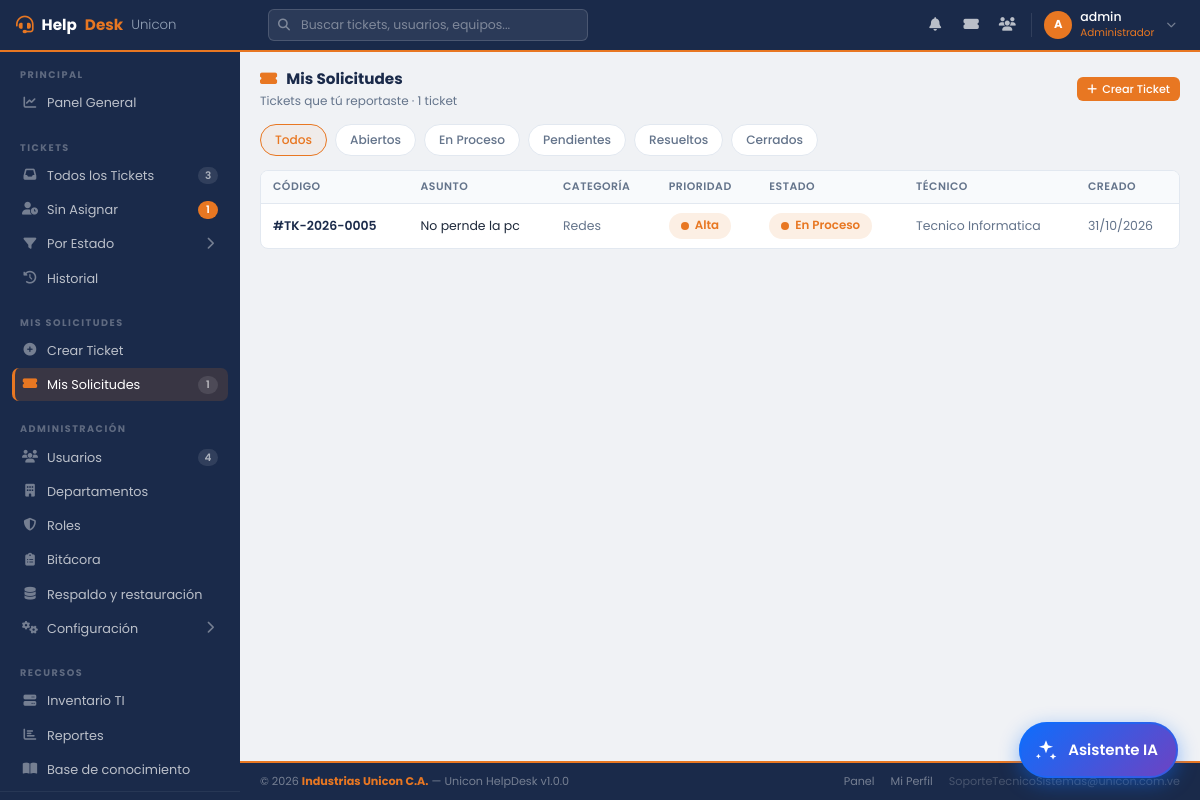
The app's page /admin/mis_tickets.php (signed in), older data.
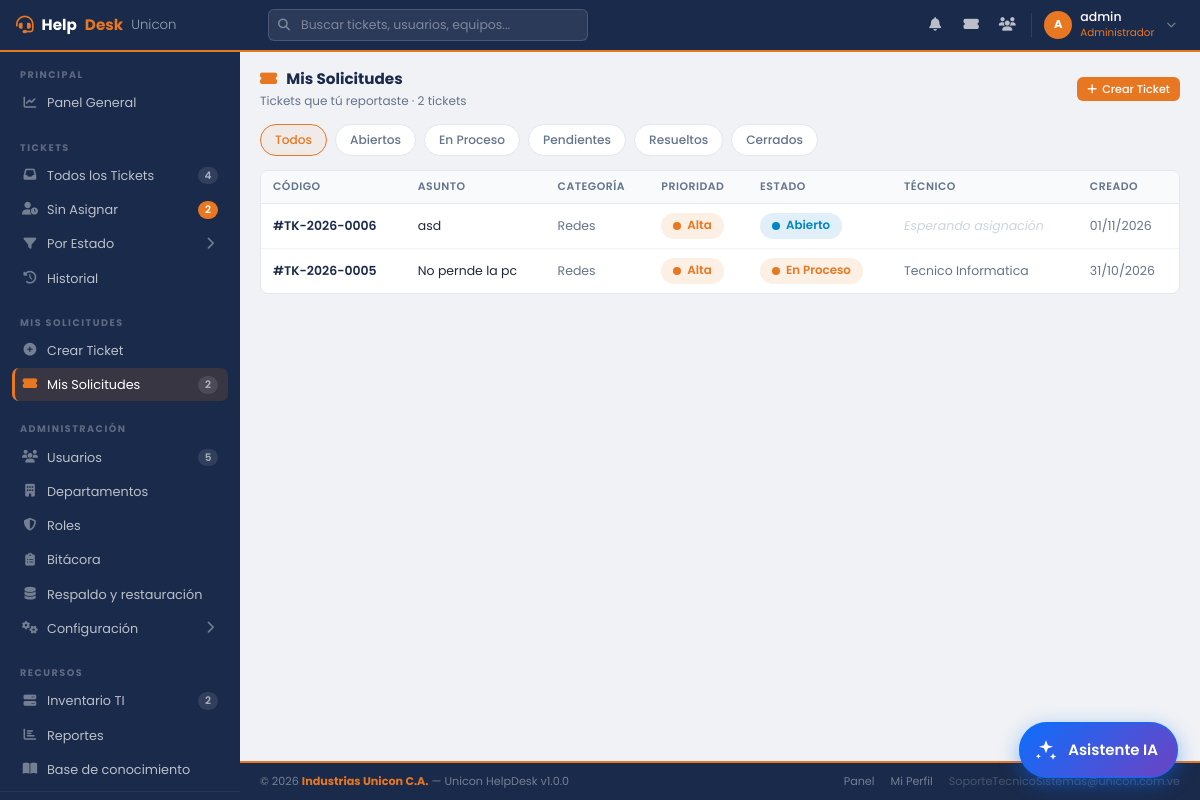
The same page, newer data.
### tables this page shows
CREATE TABLE `tickets` (
  `id_tickets` int(11) NOT NULL AUTO_INCREMENT,
  `codigo_ticket` varchar(20) NOT NULL,
  `asunto` varchar(200) NOT NULL,
  `descripcion` text NOT NULL,
  `fecha_creacion` datetime NOT NULL DEFAULT current_timestamp(),
  `fecha_cierre` datetime DEFAULT NULL,
  `id_usuario_solicitante` int(11) NOT NULL,
  `id_usuario_asignado` int(11) DEFAULT NULL,
  `id_departamento` int(11) NOT NULL,
  `id_categoria` int(11) NOT NULL,
  `id_prioridad` int(11) NOT NULL DEFAULT 2,
  `id_estado` int(11) NOT NULL DEFAULT 1,
  `id_inventario` int(11) DEFAULT NULL,
  `solucion` text DEFAULT NULL,
  `observaciones` text DEFAULT NULL,
  PRIMARY KEY (`id_tickets`),
  UNIQUE KEY `codigo_ticket` (`codigo_ticket`),
  KEY `fecha_creacion` (`fecha_creacion`),
  KEY `fk_ticket_categoria` (`id_categoria`),
  KEY `fk_ticket_usuario_asignado` (`id_usuario_asignado`),
  KEY `fk_ticket_usuario_solicitante` (`id_usuario_solicitante`),
  KEY `fk_ticket_prioridad` (`id_prioridad`),
  KEY `fk_ticket_departamento` (`id_departamento`),
  KEY `id_inventario` (`id_inventario`),
  KEY `id_estado` (`id_estado`),
  CONSTRAINT `fk_ticket_categoria` FOREIGN KEY (`id_categoria`) REFERENCES `categoria_incidencias` (`id_categoria`) ON UPDATE CASCADE,
  CONSTRAINT `fk_ticket_departamento` FOREIGN KEY (`id_departamento`) REFERENCES `departamentos` (`id_departamento`) ON UPDATE CASCADE,
  CONSTRAINT `fk_ticket_estado` FOREIGN KEY (`id_estado`) REFERENCES `estados_ticket` (`id_estado_ticket`) ON UPDATE CASCADE,
  CONSTRAINT `fk_ticket_inventario` FOREIGN KEY (`id_inventario`) REFERENCES `inventario_tecnologico` (`id_inventario`) ON UPDATE CASCADE,
  CONSTRAINT `fk_ticket_prioridad` FOREIGN KEY (`id_prioridad`) REFERENCES `prioridades` (`id_prioridad`) ON UPDATE CASCADE,
  CONSTRAINT `fk_ticket_usuario_asignado` FOREIGN KEY (`id_usuario_asignado`) REFERENCES `usuarios` (`id_usuario`) ON UPDATE CASCADE,
  CONSTRAINT `fk_ticket_usuario_solicitante` FOREIGN KEY (`id_usuario_solicitante`) REFERENCES `usuarios` (`id_usuario`) ON UPDATE CASCADE
);

CREATE TABLE `categoria_incidencias` (
  `id_categoria` int(11) NOT NULL AUTO_INCREMENT,
  `nombre` varchar(80) NOT NULL,
  `descripcion` text DEFAULT NULL,
  `id_prioridad_default` int(11) DEFAULT NULL,
  `estado` enum('activo','inactivo') NOT NULL DEFAULT 'activo',
  PRIMARY KEY (`id_categoria`),
  UNIQUE KEY `nombre` (`nombre`),
  KEY `fk_categoria_prioridad` (`id_prioridad_default`),
  CONSTRAINT `fk_categoria_prioridad` FOREIGN KEY (`id_prioridad_default`) REFERENCES `prioridades` (`id_prioridad`) ON DELETE SET NULL ON UPDATE CASCADE
);

CREATE TABLE `prioridades` (
  `id_prioridad` int(11) NOT NULL AUTO_INCREMENT,
  `nombre` varchar(50) NOT NULL,
  `nivel` int(11) NOT NULL DEFAULT 2,
  `tiempo_respuesta_objetivo` int(11) NOT NULL DEFAULT 2880 COMMENT 'Guardar minutos',
  PRIMARY KEY (`id_prioridad`),
  UNIQUE KEY `nombre` (`nombre`)
);

CREATE TABLE `estados_ticket` (
  `id_estado_ticket` int(11) NOT NULL AUTO_INCREMENT,
  `nombre` varchar(50) NOT NULL,
  `descripcion` text DEFAULT NULL,
  PRIMARY KEY (`id_estado_ticket`),
  UNIQUE KEY `nombre` (`nombre`)
);

CREATE TABLE `usuarios` (
  `id_usuario` int(11) NOT NULL AUTO_INCREMENT,
  `nombres` varchar(100) NOT NULL,
  `apellidos` varchar(100) NOT NULL,
  `correo` varchar(150) NOT NULL,
  `usuario_login` varchar(50) NOT NULL,
  `contraseña` varchar(255) NOT NULL,
  `telefono` varchar(20) DEFAULT NULL,
  `id_departamento` int(11) NOT NULL,
  `id_rol` int(11) NOT NULL DEFAULT 1,
  `estado` enum('activo','inactivo','reposo','pasante','vacaciones','suspendido') NOT NULL DEFAULT 'activo',
  PRIMARY KEY (`id_usuario`),
  UNIQUE KEY `correo` (`correo`),
  UNIQUE KEY `usuario_login` (`usuario_login`),
  KEY `id_departamento` (`id_departamento`),
  KEY `id_rol` (`id_rol`),
  CONSTRAINT `fk_usuario_departamento` FOREIGN KEY (`id_departamento`) REFERENCES `departamentos` (`id_departamento`) ON UPDATE CASCADE,
  CONSTRAINT `fk_usuario_rol` FOREIGN KEY (`id_rol`) REFERENCES `roles` (`id_rol`) ON UPDATE CASCADE
);

### admin/mis_tickets.php (called while the page is built, shortened)
<?php
include_once '../includes/header2.php';
include_once '../includes/sidebar.php';
include_once '../includes/lista_mis_tickets.php';
include_once '../includes/footer2.php';

### includes/lista_mis_tickets.php (the view, shortened to what the changed rows need)
<?php
$stmt_yo = $conexion->prepare("SELECT id_usuario FROM usuarios WHERE usuario_login = ?");
$stmt_yo->bind_param("s", $usuario_activo);
$stmt_yo->execute();
$id_yo = (int)($stmt_yo->get_result()->fetch_assoc()['id_usuario'] ?? 0);
$mapa_estado_slug = [
    'abierto'   => TICKET_ABIERTO,
    'proceso'   => TICKET_PROCESO,
    'pendiente' => TICKET_PENDIENTE,
    'resuelto'  => TICKET_RESUELTO,
    'cerrado'   => TICKET_CERRADO,
];
$estado_slug = $_GET['estado'] ?? '';
$filtro_estado_id = $mapa_estado_slug[$estado_slug] ?? null;
$sql = "
    SELECT t.id_tickets, t.codigo_ticket, t.asunto, t.fecha_creacion,
           c.nombre AS categoria_nombre,
           p.nombre AS prioridad_nombre, p.nivel AS prioridad_nivel,
           e.nombre AS estado_nombre, e.id_estado_ticket,
           asig.nombres AS asig_nombres, asig.apellidos AS asig_apellidos
    FROM tickets t
    JOIN categoria_incidencias c ON t.id_categoria = c.id_categoria
    JOIN prioridades p ON t.id_prioridad = p.id_prioridad
    JOIN estados_ticket e ON t.id_estado = e.id_estado_ticket
    LEFT JOIN usuarios asig ON t.id_usuario_asignado = asig.id_usuario
    WHERE t.id_usuario_solicitante = ?
";
if ($filtro_estado_id !== null) {
    $stmt = $conexion->prepare($sql . " AND t.id_estado = ? ORDER BY t.fecha_creacion DESC");
    $stmt->bind_param("ii", $id_yo, $filtro_estado_id);
} else {
    $stmt = $conexion->prepare($sql . " ORDER BY t.fecha_creacion DESC");
    $stmt->bind_param("i", $id_yo);
}
$stmt->execute();
$tickets = $stmt->get_result();
$colores_estado = [1=>'#0284c7', 2=>'#E87722', 3=>'#d97706', 4=>'#16a34a', 5=>'#64748b'];
$colores_nivel  = [1=>'#0284c7', 2=>'#d97706', 3=>'#E87722', 4=>'#dc2626'];
?>
<main class="hd-main">
    <div class="hd-page-header">
        <div>
            <div class="hd-page-title"><i class="fas fa-ticket-alt" style="color:var(--naranja);margin-right:6px;"></i> Mis Solicitudes</div>
            <div class="hd-page-sub">Tickets que tú reportaste · <?= $tickets->num_rows ?> ticket<?= $tickets->num_rows !== 1 ? 's' : '' ?></div>
        </div>
    </div>
    <div class="hd-card">
        <div class="hd-card-body" style="padding:0;">
            <table class="hd-table">
                <thead>
                    <tr>
                        <th>Código</th>
                        <th>Asunto</th>
                        <th>Categoría</th>
                        <th>Prioridad</th>
                        <th>Estado</th>
                        <th>Técnico</th>
                        <th>Creado</th>
                    </tr>
                </thead>
                <tbody>
                    <?php while ($t = $tickets->fetch_assoc()):
                        $ce = $colores_estado[$t['id_estado_ticket']] ?? '#94a3b8';
                        $cp = $colores_nivel[$t['prioridad_nivel']] ?? '#94a3b8';
                    ?>
                    <tr class="hd-fila-ticket" onclick="window.location='ver_ticket.php?id=<?= $t['id_tickets'] ?>'">
                        <td style="font-weight:600;color:var(--azul);">#<?= htmlspecialchars($t['codigo_ticket']) ?></td>
                        <td><?= htmlspecialchars($t['asunto']) ?></td>
                        <td style="color:var(--muted);"><?= htmlspecialchars($t['categoria_nombre']) ?></td>
                        <td>
                            <span class="hd-badge-pill" style="background:color-mix(in srgb, <?= $cp ?> 12%, white); color:<?= $cp ?>;">
                                <span class="dot" style="background:<?= $cp ?>;"></span> <?= htmlspecialchars($t['prioridad_nombre']) ?>
                            </span>
                        </td>
                        <td>
                            <span class="hd-badge-pill" style="background:color-mix(in srgb, <?= $ce ?> 12%, white); color:<?= $ce ?>;">
                                <span class="dot" style="background:<?= $ce ?>;"></span> <?= htmlspecialchars($t['estado_nombre']) ?>
                            </span>
                        </td>
                        <td style="color:var(--muted);">
                            <?= $t['asig_nombres'] ? htmlspecialchars($t['asig_nombres'] . ' ' . $t['asig_apellidos']) : '<span class="hd-sin-asignar">Esperando asignación</span>' ?>
                        </td>
                        <td style="color:var(--muted);font-size:0.78rem;"><?= date('d/m/Y', strtotime($t['fecha_creacion'])) ?></td>
                    </tr>
                    <?php endwhile; ?>
                </tbody>
            </table>
        </div>
    </div>
</main>

### includes/sidebar.php (shortened to what the changed rows need)
<?php
if (!function_exists('sb_badge')) {
    function sb_badge(int $n, string $clase = ''): string {
        if ($n <= 0) return '';
        return '<span class="hd-sidebar-count' . ($clase !== '' ? ' ' . $clase : '') . '">' . $n . '</span>';
    }
}
$sb = [];
$stmt_sb = $conexion->prepare("SELECT id_usuario FROM usuarios WHERE usuario_login = ?");
$stmt_sb->bind_param("s", $usuario_activo);
$stmt_sb->execute();
$fila_sb = $stmt_sb->get_result()->fetch_assoc();
$sb_id_usuario = (int)($fila_sb['id_usuario'] ?? 0);
$stmt_sb = $conexion->prepare("SELECT COUNT(*) AS c FROM tickets WHERE id_usuario_solicitante = ? AND id_estado NOT IN (" . TICKET_RESUELTO . "," . TICKET_CERRADO . ")");
$stmt_sb->bind_param("i", $sb_id_usuario);
$stmt_sb->execute();
$sb['mis_sol'] = (int)$stmt_sb->get_result()->fetch_assoc()['c'];
if ($rol_id == ROL_ADMIN) {
    $r = $conexion->query("
        SELECT COALESCE(SUM(id_estado = " . TICKET_ABIERTO . "), 0)   AS abiertos,
               COALESCE(SUM(id_estado = " . TICKET_PROCESO . "), 0)   AS proceso,
               COALESCE(SUM(id_estado = " . TICKET_PENDIENTE . "), 0) AS pendientes
        FROM tickets
    ")->fetch_assoc();
    $sb['abiertos']   = (int)$r['abiertos'];
    $sb['proceso']    = (int)$r['proceso'];
    $sb['pendientes'] = (int)$r['pendientes'];
    $sb['activos']    = $sb['abiertos'] + $sb['proceso'] + $sb['pendientes'];
    $sb['sin_asignar'] = (int)$conexion->query("SELECT COUNT(*) c FROM tickets WHERE id_usuario_asignado IS NULL AND id_estado NOT IN (" . TICKET_RESUELTO . "," . TICKET_CERRADO . ")")->fetch_assoc()['c'];
    $sb['usuarios']   = (int)$conexion->query("SELECT COUNT(*) c FROM usuarios")->fetch_assoc()['c'];
    $sb['inventario'] = (int)$conexion->query("SELECT COUNT(*) c FROM inventario_tecnologico")->fetch_assoc()['c'];
}
?>
<aside class="hd-sidebar" id="sidebar">
    <?php if ($rol_id == 3): ?>
    <div class="hd-sidebar-section">
        <a href="tickets.php" class="hd-sidebar-link <?= ($pagina_actual=='tickets.php' && ($_GET['estado'] ?? '') !== 'sin_asignar') ? 'active' : '' ?>">
            <i class="fas fa-inbox"></i> Todos los Tickets
            <?= sb_badge($sb['activos']) ?>
        </a>
        <a href="tickets.php?estado=sin_asignar" class="hd-sidebar-link <?= ($pagina_actual=='tickets.php' && ($_GET['estado'] ?? '') === 'sin_asignar') ? 'active' : '' ?>">
            <i class="fas fa-user-clock"></i> Sin Asignar
            <?= sb_badge($sb['sin_asignar'], 'naranja') ?>
        </a>
    </div>
    <div class="hd-sidebar-section">
        <a href="mis_tickets.php" class="hd-sidebar-link <?= $pagina_actual=='mis_tickets.php'?'active':'' ?>">
            <i class="fas fa-ticket-alt"></i> Mis Solicitudes
            <?= sb_badge($sb['mis_sol']) ?>
        </a>
    </div>
    <div class="hd-sidebar-section">
        <a href="procesos/usuarios.php" class="hd-sidebar-link <?= $pagina_actual=='usuarios.php'?'active':'' ?>">
            <i class="fas fa-users"></i> Usuarios
            <?= sb_badge($sb['usuarios']) ?>
        </a>
    </div>
    <div class="hd-sidebar-section">
        <a href="inventario.php" class="hd-sidebar-link <?= $pagina_actual=='inventario.php'?'active':'' ?>">
            <i class="fas fa-server"></i> Inventario TI
            <?= sb_badge($sb['inventario']) ?>
        </a>
    </div>
    <?php endif; ?>
</aside>
<div class="hd-content">

Row changes from the older to the newer data that the page shows:
added tickets: codigo_ticket "TK-2026-0006", asunto "asd", id_categoria.nombre "Redes", id_prioridad.nombre "Alta", id_estado.nombre "Abierto", shows "Esperando asignación", fecha_creacion "01/11/2026"
Text that changed along with them:
$n: "3 1 1 4" → "4 2 2 5 2"
$tickets->num_rows: "1" → "2"
text now shown: "s"
